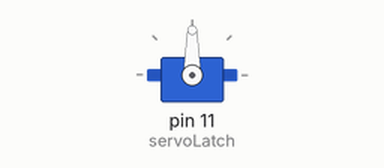
A sketch run on a simulated Arduino Uno, built with avr-gcc and run on an emulated ATmega328P. Shown: servo.

Above: at 0.1 s.
At 1.1 s:
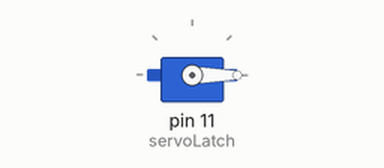
Timing chart, 0 to 3.5 s (numbered marks = the images above):
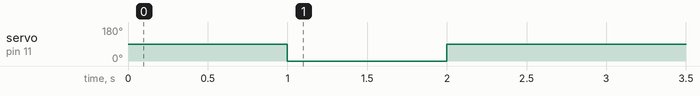

The sketch:

testing_latch.ino
```cpp
#include "Servo.h"

Servo servoLeft;
Servo servoRight;
Servo servoLatch;

int SERVO_LEFT_STOP=92;
int SERVO_RIGHT_STOP=92;

int button1IN = 8;
int switchLeft = 12;
int switchRight = 11;
int LEDpin = 7;

//int vcc = 2;
int trig = 2;
int echo = 3;
//int gnd = 5;

int servo1 = 5;
int servo2 = 6;
int latchpin = 11;

int buttonVal =0;
bool buttonPressed = false;

//int switchVal = 0;
int left_switch = 0;
int right_switch = 0;
//bool motorsON = false;
bool leftmotorON = false;
bool rightmotorON = false;

void setup() {
  // pin assignment for servos
  //servoLeft.attach(servo1);
  //servoRight.attach(servo2);
  servoLatch.attach(11);

// initialize stopped
  //servoLeft.write(SERVO_LEFT_STOP);
  //servoRight.write(SERVO_RIGHT_STOP);

  //pinMode(button1IN, INPUT);
  //pinMode(switchLeft, INPUT);
  //pinMode(switchRight, INPUT);

  //pinMode(LEDpin, OUTPUT);

  //digitalWrite(LEDpin, LOW);
  delay(1000);
  servoLatch.write(0);  // Turn Servo Left to 45 degrees
   delay(1000);          // Wait 1 second
   servoLatch.write(90);   // Turn Servo Left to 0 degrees
   delay(1000);

  //Serial.begin(9600);

  //servoLatch.write(20);
}

void loop() {
  /*buttonVal = digitalRead(button1IN);
  left_switch = digitalRead(switchLeft);
  right_switch = digitalRead(switchRight);

  //Serial.println(switchVal);

  if(buttonVal == LOW)
   {
      digitalWrite(LEDpin, LOW);
   }
   else
   {
    digitalWrite(LEDpin, HIGH);
    }


// press once to start, once to stop
 /* if((buttonVal == LOW)&&(!buttonPressed))
  {
    buttonPressed = true;
    //digitalWrite(LEDpin, HIGH);

    if(rightmotorON || leftmotorON)
    {
      leftmotorON = false;
      rightmotorON = false;

      servoLeft.write(SERVO_LEFT_STOP);
      servoRight.write(SERVO_RIGHT_STOP);
    }
    else
    {
      leftmotorON = true;
      rightmotorON = true;

      servoLeft.write(10);
      servoRight.write(10);
      }
  }
  else if ((buttonVal == HIGH)&&(buttonPressed))
  {
    buttonPressed = false;
    digitalWrite(LEDpin, LOW);
   }
   else if(leftmotorON || rightmotorON)
   {
    if(left_switch == HIGH)
    {
      leftmotorON = false;
      servoLeft.write(SERVO_LEFT_STOP);
      }

     if(right_switch == HIGH)
      {
        rightmotorON = false;
        servoRight.write(SERVO_RIGHT_STOP);
      }
      else{
        //digitalWrite(LEDpin, LOW);
        }
    }*/
}
```
